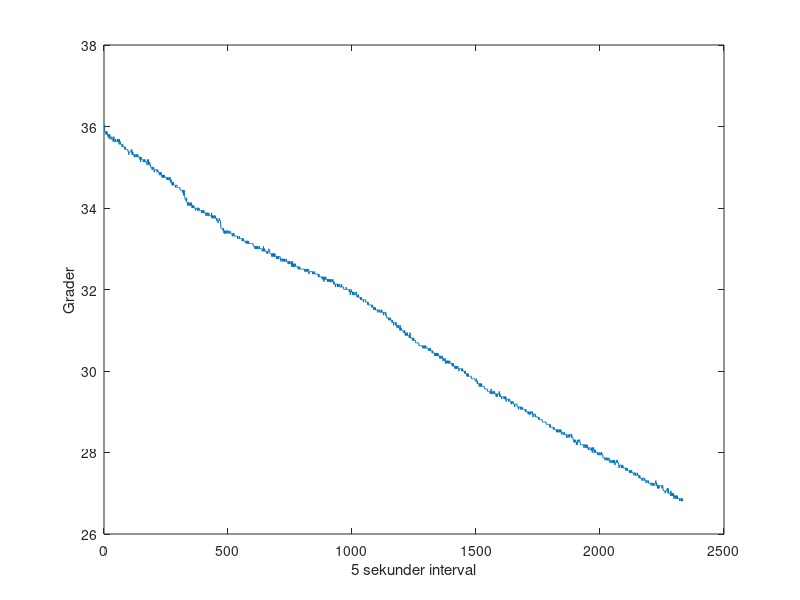

This figure's MATLAB source: (Note: this script raises an error after producing the figure.)
%Nedkolingsgraf
load('Input_26_25');
load('Input');

%% Plot
plot(Input);
xlabel('5 sekunder interval');
ylabel('Grader');
yline(36);
yline(35);
yline(34);
yline(33);
yline(32);
yline(31);
yline(30);
yline(29);
yline(28);
yline(27);
yline(26);
yline(25);
